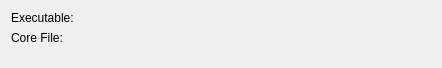
<?xml version="1.0" encoding="UTF-8"?>
<ui version="4.0">
 <class>SelectCore</class>
 <widget class="QWidget" name="SelectCore">
  <property name="geometry">
   <rect>
    <x>0</x>
    <y>0</y>
    <width>442</width>
    <height>68</height>
   </rect>
  </property>
  <property name="windowTitle">
   <string>Form</string>
  </property>
  <layout class="QFormLayout" name="formLayout">
   <item row="0" column="0">
    <widget class="QLabel" name="label">
     <property name="text">
      <string>Executable:</string>
     </property>
    </widget>
   </item>
   <item row="0" column="1">
    <widget class="KUrlRequester" name="binaryFile"/>
   </item>
   <item row="1" column="0">
    <widget class="QLabel" name="label_2">
     <property name="text">
      <string>Core File:</string>
     </property>
    </widget>
   </item>
   <item row="1" column="1">
    <widget class="KUrlRequester" name="coreFile"/>
   </item>
  </layout>
 </widget>
 <customwidgets>
  <customwidget>
   <class>KUrlRequester</class>
   <extends>QFrame</extends>
   <header>kurlrequester.h</header>
  </customwidget>
 </customwidgets>
 <resources/>
 <connections/>
</ui>
